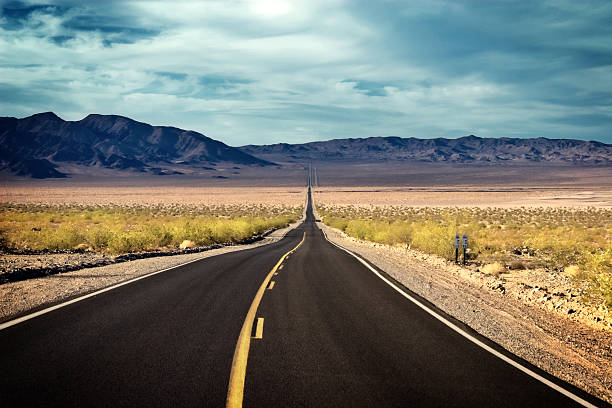
#> input picture road.jpg, 612 x 408 px
$ python road_lane.py
#> lines starting #> are read from the running program, lines starting #| are printed output that depends on the picture; after the words box and inside, x2 and y2 are one past the last pixel; in counts of white or black regions, pixels touching at a corner belong together
#> further down, image is the input picture: shape (408, 612, 3); mean B, G, R 110.6, 119.9, 116.8
import cv2
import numpy as np

def region_of_interest(img, vertices):
    mask = np.zeros_like(img)
    cv2.fillPoly(mask, vertices, 255)
    masked_img = cv2.bitwise_and(img, mask)
    return masked_img

def draw_lines(img, lines):
    if lines is not None:
        for line in lines:
            x1, y1, x2, y2 = line[0]
            cv2.line(img, (x1, y1), (x2, y2), (0, 255, 0), 5)

def detect_lane_lines(image):
    gray = cv2.cvtColor(image, cv2.COLOR_BGR2GRAY)
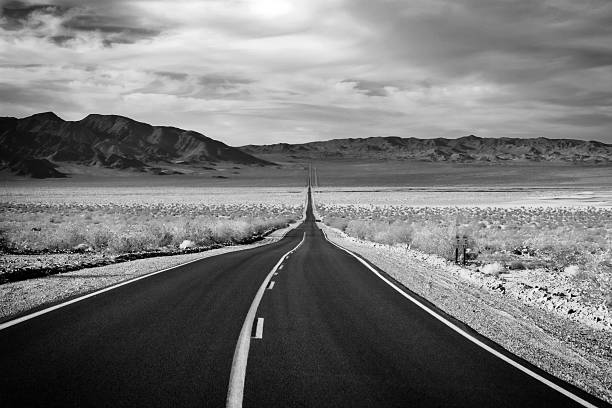
#> gray: shape (408, 612); min 0, max 255, mean 117.9
    blur = cv2.GaussianBlur(gray, (5, 5), 0)
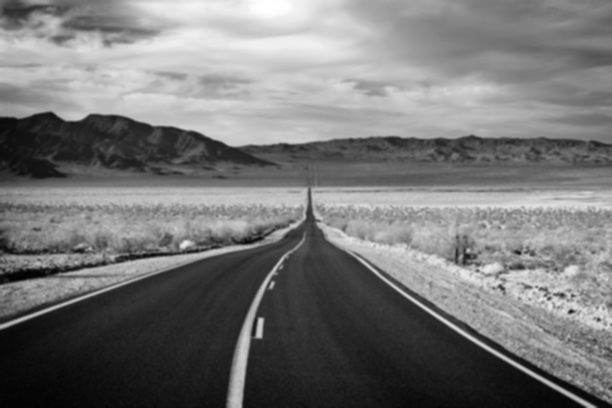
#> blur: shape (408, 612); min 2, max 255, mean 117.9
    edges = cv2.Canny(blur, 50, 150)
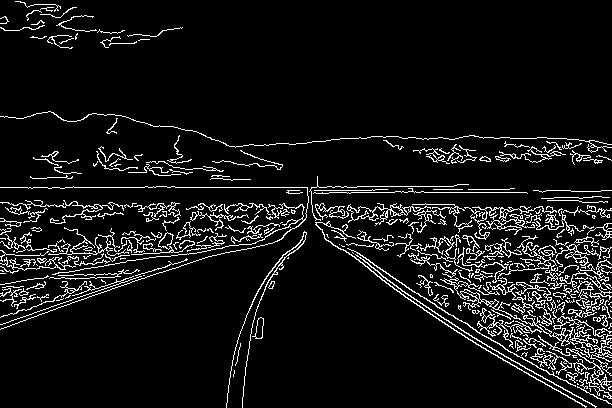
#> edges: shape (408, 612); 7.8% white in thin lines or dots

    height, width = image.shape[:2]
#> height = 408; width = 612
    roi_vertices = np.array([[(0, height), (width//2, height//2), (width, height)]], dtype=np.int32)
#> roi_vertices = [[0, 408], [306, 204], [612, 408]]
    cropped_edges = region_of_interest(edges, roi_vertices)
#> in region_of_interest, `cv2.fillPoly(mask, vertices, 255)`:
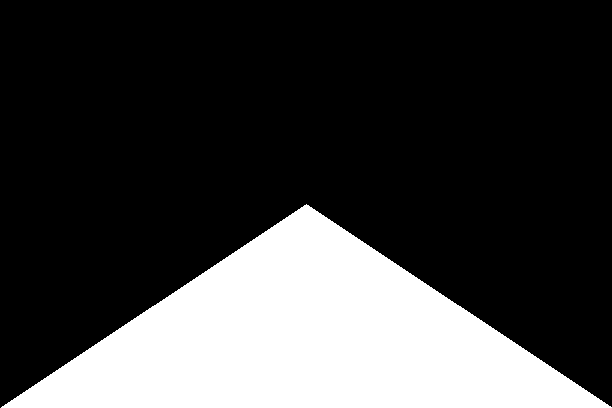
#> mask: shape (408, 612); 25% white; 1 white region, box (x1, y1, x2, y2) and area: (1, 204, 612, 408) 62526
#> in region_of_interest, `masked_img = cv2.bitwise_and(img, mask)`:
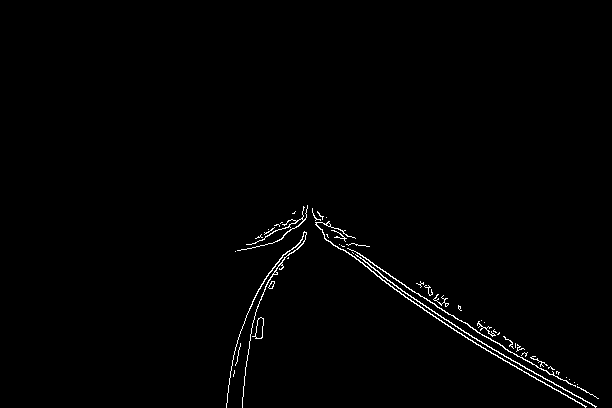
#> masked_img: shape (408, 612); 1% white in thin lines or dots, all inside (x1, y1, x2, y2) = (226, 205, 599, 408)

    lines = cv2.HoughLinesP(cropped_edges, 1, np.pi/180, 50, minLineLength=100, maxLineGap=50)
#> lines = 15 rows, first 6: [408, 299, 595, 407], [299, 219, 523, 359], [457, 332, 585, 406], [420, 282, 595, 396], [292, 213, 495, 355], [420, 284, 590, 394]
    lane_image = image.copy()
    draw_lines(lane_image, lines)
#> the loop in draw_lines, `for line in lines:` made 15 passes
#> (x1, y1, x2, y2) on passes 1 to 12: (408, 299, 595, 407), (299, 219, 523, 359), (457, 332, 585, 406), (420, 282, 595, 396), (292, 213, 495, 355), (420, 284, 590, 394), (416, 283, 577, 387), (297, 220, 459, 333), (429, 294, 592, 404), (295, 211, 448, 314), (242, 405, 262, 237), (293, 213, 505, 361)
#> after the loop in draw_lines, `for line in lines:`:
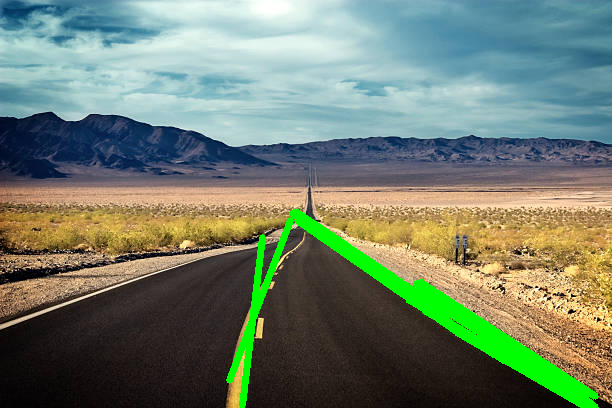
#> img: shape (408, 612, 3); mean B, G, R 107.4, 125.7, 111.7

    return lane_image

# Load and process an image
image = cv2.imread("road.jpg")
lane_detected_image = detect_lane_lines(image)

cv2.imshow("Lane Detection", lane_detected_image)
cv2.waitKey(0)
cv2.destroyAllWindows()
